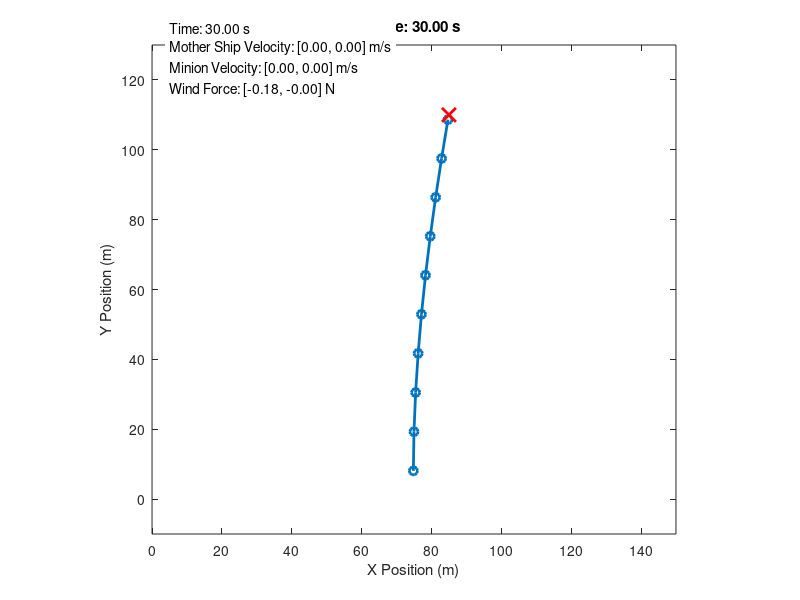
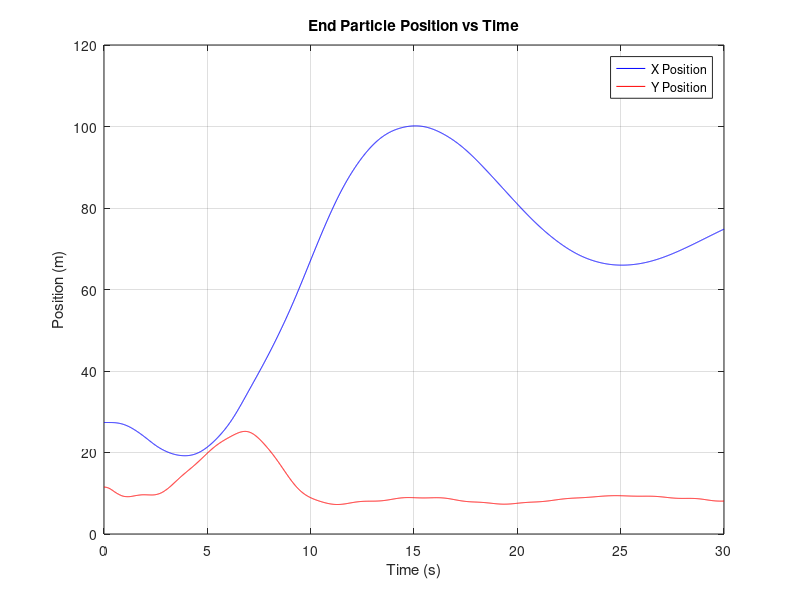

MATLAB code for these plots, in order:
clear;
clc;
close all;

% Parameters
N = 10;               % Number of masses
total_length = 100;   % Total length of the rope
default_mass = 0.05;  % Default mass of each segment
masses = [10, repmat(default_mass, 1, N-2), 1]; % Masses: Mothership (10kg), Minion (1kg), Others (0.05kg)
k = 100;              % Spring stiffness
damping = 0.05;       % Damping coefficient
g = 9.81;             % Gravity (m/s^2)
dt = 0.01;            % Time step (s)
total_time = 30;      % Total simulation time (s)

% User-defined initial conditions
mother_ship_position = [10, 110]; % [x, y] position of the mother ship
rope_angle = deg2rad(80);         % Angle of the rope with respect to the horizontal (in radians)

% Derived parameters
rest_length = total_length / (N-1);  % Rest length of each spring

% Initial conditions
positions = zeros(N, 2);   % [x, y] positions of the masses
velocities = zeros(N, 2);  % [vx, vy] velocities of the masses
for i = 1:N
    positions(i, 1) = mother_ship_position(1) + (i-1) * rest_length * cos(rope_angle);
    positions(i, 2) = mother_ship_position(2) - (i-1) * rest_length * sin(rope_angle);
end

% Simulation loop
time = 0:dt:total_time;
trajectory = zeros(length(time), N, 2);

% PD controller parameters
target_position = [mother_ship_position(1) + 75, mother_ship_position(2)]; % Target position for particle 1
Kp = 10;                    % Proportional gain
Kd = 5;                    % Derivative gain

% Parameters for velocity limit
max_velocity = 12;         % Maximum allowable velocity for the mother ship (m/s)

% Parameters for wind variation
wind_base = [-0.2, 0];              % Base wind force
wind_amplitude = [0.1, 0.05];       % Amplitude of sinusoidal variation
wind_frequency = [0.5, 0.3];        % Frequency of sinusoidal variation (Hz)
wind_noise_amplitude = [0.05, 0.02];% Amplitude of random noise
wind_record = zeros(length(time), 2);

for t = 1:length(time)
    % Dynamic wind force (sinusoidal + random noise)
    wind_force(1) = wind_base(1) + wind_amplitude(1) * sin(2 * pi * wind_frequency(1) * time(t)) ...
                    + wind_noise_amplitude(1) * (2 * rand() - 1);
    wind_force(2) = wind_base(2) + wind_amplitude(2) * sin(2 * pi * wind_frequency(2) * time(t)) ...
                    + wind_noise_amplitude(2) * (2 * rand() - 1);
    wind_record(t, :) = wind_force;
    
    % Store current positions
    trajectory(t, :, :) = positions;
    
    % Compute forces on each mass
    forces = zeros(N, 2);
    
    for i = 1:N
        % Spring force from the left segment
        if i > 1
            vecLeft = positions(i, :) - positions(i-1, :);
            distLeft = norm(vecLeft);
            forceLeft = -k * (distLeft - rest_length) * (vecLeft / distLeft);
            forces(i, :) = forces(i, :) + forceLeft;
        end
        
        % Spring force from the right segment
        if i < N
            vecRight = positions(i+1, :) - positions(i, :);
            distRight = norm(vecRight);
            forceRight = k * (distRight - rest_length) * (vecRight / distRight);
            forces(i, :) = forces(i, :) + forceRight;
        end
        
        % Damping force
        forces(i, :) = forces(i, :) - damping * velocities(i, :);
        
        % Gravity force
        forces(i, 2) = forces(i, 2) - masses(i) * g;
        
        % Add wind force to all particles
        forces(i, :) = forces(i, :) + wind_force;
    end
    
    % Apply PD controller force to particle 1
    error = target_position - positions(1, :);            % Proportional term
    error_dot = -velocities(1, :);                        % Derivative term
    % pd_force = Kp * error + Kd * error_dot;               % PD control force
    % forces(1, :) = forces(1, :) + pd_force;               % Add PD control force to particle 1
    pd_force = Kp * error + Kd * error_dot + [0, masses(1) * g];
    forces(1, :) = forces(1, :) + pd_force;

    % Update positions and velocities using Euler integration
    for i = 1:N
        accelerations = forces(i, :) / masses(i);
        velocities(i, :) = velocities(i, :) + accelerations * dt;
        
        % Limit velocity of the mother ship (particle 1)
        if i == 1
            velocity_magnitude = norm(velocities(1, :));
            if velocity_magnitude > max_velocity
                velocities(1, :) = velocities(1, :) * (max_velocity / velocity_magnitude);
            end
        end
        
        positions(i, :) = positions(i, :) + velocities(i, :) * dt;
    end
end

% Calculate velocities from trajectory
mother_ship_velocity_traj = diff(squeeze(trajectory(:, 1, :))) / dt; % Velocity of the mother ship
minion_velocity_traj = diff(squeeze(trajectory(:, end, :))) / dt;    % Velocity of the minion

% Pad the velocities to match the time vector length (since diff reduces the size by 1)
mother_ship_velocity_traj = [mother_ship_velocity_traj; [0, 0]];
minion_velocity_traj = [minion_velocity_traj; [0, 0]];

% Visualization
figure;
for t = 1:10:length(time)
    % Plot the rope
    plot(squeeze(trajectory(t, :, 1)), squeeze(trajectory(t, :, 2)), '-o', 'LineWidth', 2);
    hold on;

    % Plot the target point for the mothership
    plot(target_position(1), target_position(2), 'rx', 'MarkerSize', 10, 'LineWidth', 2, 'DisplayName', 'Target Position');
    
    % Extract velocities for current frame
    mother_ship_velocity = mother_ship_velocity_traj(t, :);
    minion_velocity = minion_velocity_traj(t, :);
    wind_force = wind_record(t, :);
    
    % Print velocity vectors and wind force on the screen
    annotation_str = sprintf(['Time: %.2f s\n' ...
                              'Mother Ship Velocity: [%.2f, %.2f] m/s\n' ...
                              'Minion Velocity: [%.2f, %.2f] m/s\n' ...
                              'Wind Force: [%.2f, %.2f] N\n'], ...
                              time(t), mother_ship_velocity(1), mother_ship_velocity(2), ...
                              minion_velocity(1), minion_velocity(2), ...
                              wind_force(1), wind_force(2));
    text(5, mother_ship_position(2)+15, annotation_str, 'FontSize', 10, 'BackgroundColor', 'w');
    
    % Plot formatting
    axis equal;
    xlim([0, 150]);
    ylim([-10, mother_ship_position(2)+20]);
    title(sprintf('Time: %.2f s', time(t)));
    xlabel('X Position (m)');
    ylabel('Y Position (m)');
    drawnow;
    pause(dt);
    hold off;
end


% End particle position plot
end_particle_positions = squeeze(trajectory(:, end, :));
time = 0:dt:total_time;
figure;
plot(time, end_particle_positions(:, 1), 'b', 'DisplayName', 'X Position');
hold on;
plot(time, end_particle_positions(:, 2), 'r', 'DisplayName', 'Y Position');
title('End Particle Position vs Time');
xlabel('Time (s)');
ylabel('Position (m)');
legend;
grid on;
hold off;
